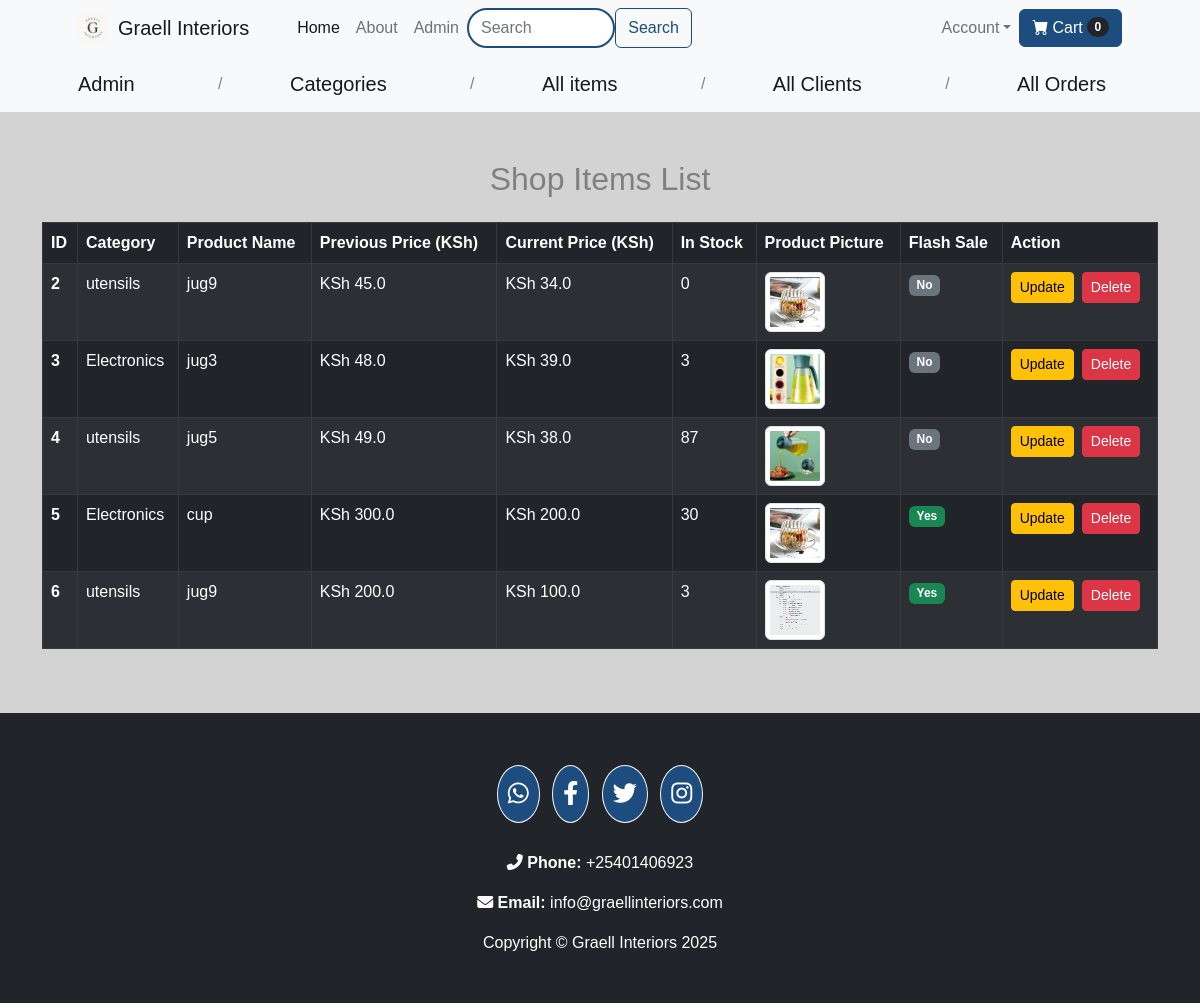
Screenshot of /shop-items (signed in) with the database file from the repository.
### website/models.py (models this page shows, shortened)
class Product(db.Model):
    id = db.Column(db.Integer, primary_key=True)
    product_name = db.Column(db.String(100), nullable=False)
    current_price = db.Column(db.Float, nullable=False)
    previous_price = db.Column(db.Float, nullable=False)
    in_stock = db.Column(db.Integer, nullable=False)
    product_picture = db.Column(db.String(1000), nullable=False)
    flash_sale = db.Column(db.Boolean, default=False)
    date_added = db.Column(db.DateTime, default=datetime.utcnow)
    category_id = db.Column(db.Integer, db.ForeignKey('category.id'), nullable=False)
    carts = db.relationship('Cart', backref=db.backref('product', lazy=True))
    orders = db.relationship('Order', backref=db.backref('product', lazy=True))

class Category(db.Model):
    id = db.Column(db.Integer, primary_key=True)
    name = db.Column(db.String(100), unique=True, nullable=False)
    products = db.relationship('Product', backref='category', lazy=True)

### website/admin.py (the view)
@admin.route('/shop-items', methods=['GET', 'POST'])
@login_required
def shop_items():
    if current_user.status == 'admin':
        items = Product.query.order_by(Product.date_added).all()
        category_name= Category.query.all()
        return render_template('shop_items.html', items=items,name=category_name)
    return render_template('404.html')

### website/templates/shop_items.html (shortened to what this page needs)
{% extends 'base.html' %}
{% block content %}
    <div class="row">
        <div class="col-md-12">
            <div class="info">
                      <nav class="navbar navbar-expand-lg navbar-light bg-light">
            <div class="container px-4 px-lg-5">
                 {% if current_user.status == 'admin' %}
                <a class="navbar-brand" href="/">Admin</a>
                 {% endif %}/ <a class="navbar-brand " href="/category-items">Categories</a>/  <a class="navbar-brand {% if request.path == '/shop-items' %}active{% endif %}" href="/shop-items">All items</a>/  <a class="navbar-brand" href="/customers">All Clients</a>/ <a class="navbar-brand" href="/view-orders">All Orders</a>
                </div>
            </nav>
            </div>
            </div>
        </div>
<div class="container my-5">
    {% if items | length < 1 %}
    <div class="alert alert-warning text-center" role="alert">
        <h4>No Shop Items Available</h4>
    </div>
    {% else %}
    <h2 class="text-center mb-4">Shop Items List</h2>
    <div class="table-responsive">
        <table class="table table-striped table-bordered table-dark">
            <thead>
                <tr>
                    <th scope="col">ID</th>
                     <th scope="col">Category</th>
                    <th scope="col">Product Name</th>
                    <th scope="col">Previous Price (KSh)</th>
                    <th scope="col">Current Price (KSh)</th>
                    <th scope="col">In Stock</th>
                    <th scope="col">Product Picture</th>
                    <th scope="col">Flash Sale</th>
                    <th scope="col">Action</th>
                </tr>
            </thead>
            <tbody>
                {% for item in items %}
                <tr>
                    <th scope="row">{{ item.id }}</th>
                    <td>{{ item.category.name }}</td>
                    <td>{{ item.product_name }}</td>
                    <td>KSh {{ item.previous_price }}</td>
                    <td>KSh {{ item.current_price }}</td>
                    <td>{{ item.in_stock }}</td>
                    <td>
                        <img src="{{ item.product_picture }}" alt="{{ item.product_name }}" class="img-thumbnail" style="height: 60px; width: 60px;">
                    </td>
                    <td>
                        <span class="badge {{ 'bg-success' if item.flash_sale else 'bg-secondary' }}">
                            {{ 'Yes' if item.flash_sale else 'No' }}
                        </span>
                    </td>
                    <td>
                        <div class="d-flex">
                            <a href="/update-item/{{ item.id }}" class="btn btn-warning btn-sm me-2">Update</a>
                            <a href="/delete-item/{{ item.id }}" class="btn btn-danger btn-sm" onclick="return confirm('Are you sure you want to delete this item?')">Delete</a>
                        </div>
                    </td>
                </tr>
                {% endfor %}
            </tbody>
        </table>
    </div>
    {% endif %}
</div>
{% endblock %}

### website/templates/base.html (style rules this page uses)
body, .form-label, .card-body { color: #333333; }
body { background-color: lightgrey; font-family: 'Ubuntu', sans-serif; }

### rows the page displays
Product: id "2", category.name "utensils", product_name "jug9", previous_price "45.0", current_price "34.0", in_stock "0", product_picture (picture), flash_sale "No"
Product: id "3", category.name "Electronics", product_name "jug3", previous_price "48.0", current_price "39.0", in_stock "3", product_picture (picture), flash_sale "No"
Product: id "4", category.name "utensils", product_name "jug5", previous_price "49.0", current_price "38.0", in_stock "87", product_picture (picture), flash_sale "No"
Product: id "5", category.name "Electronics", product_name "cup", previous_price "300.0", current_price "200.0", in_stock "30", product_picture (picture), flash_sale "Yes"
Product: id "6", category.name "utensils", product_name "jug9", previous_price "200.0", current_price "100.0", in_stock "3", product_picture (picture), flash_sale "Yes"

### other values shown
{{ cart | length if cart | length > 0 else 0 }} "0"
